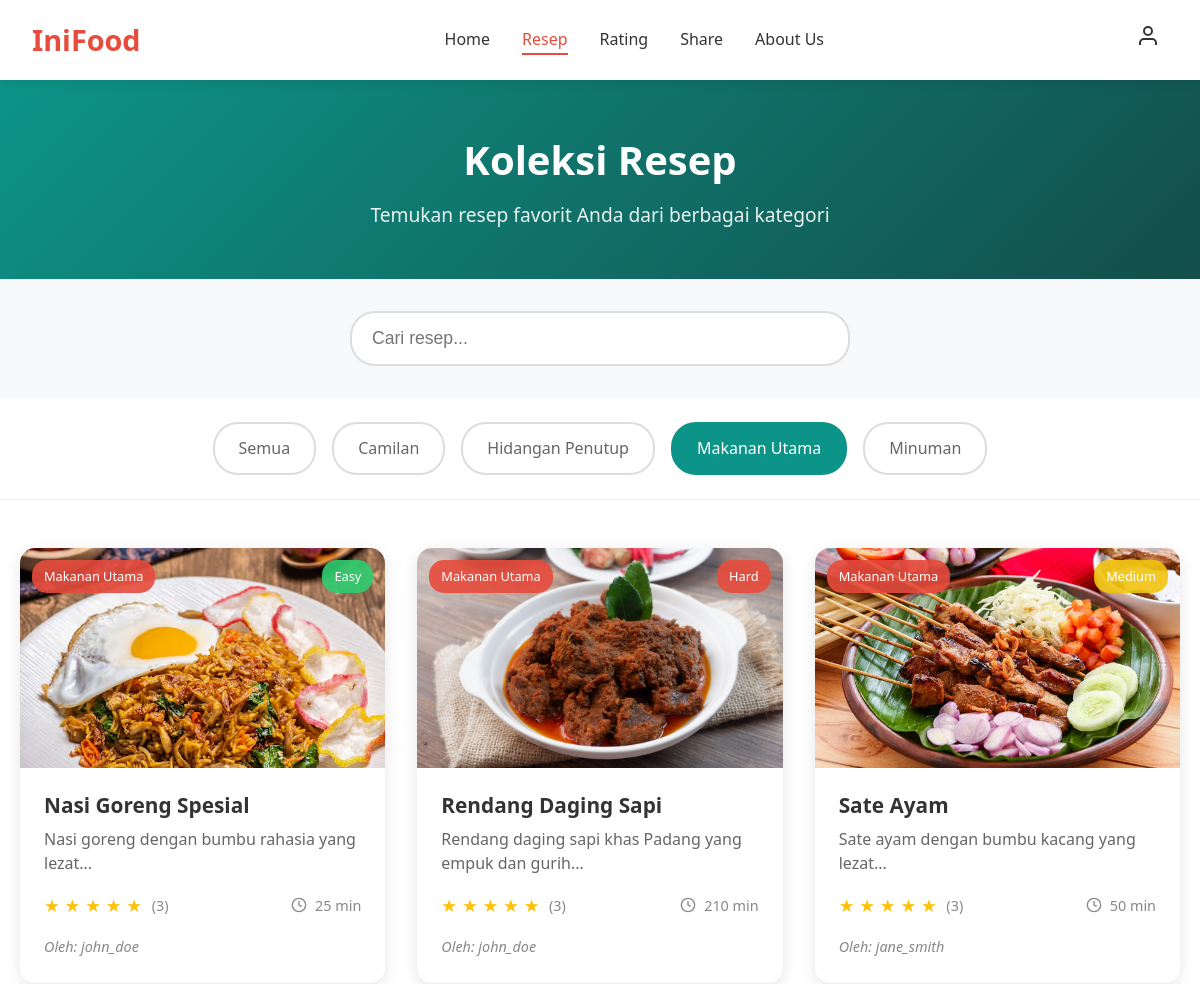
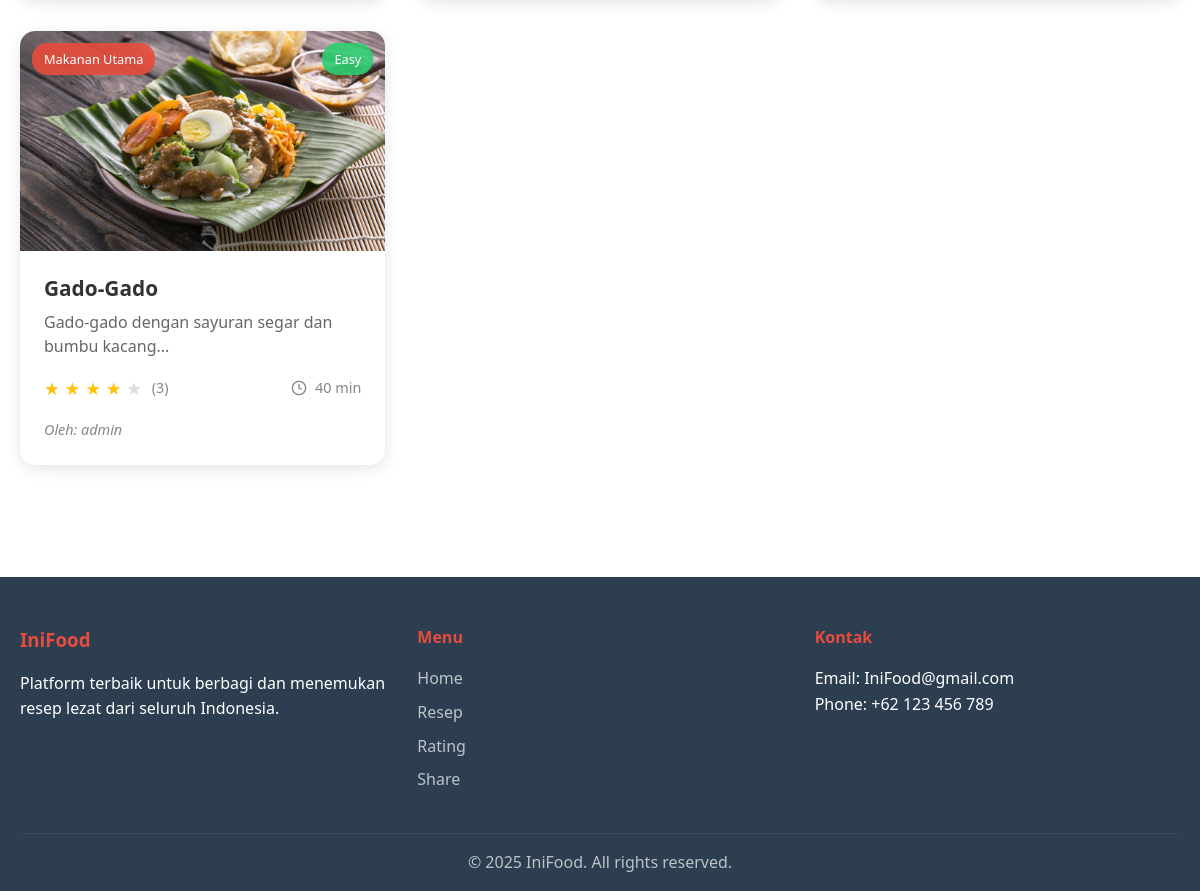
Page /recipes.php on the committed database (2 pictures, top to bottom).
### tables this page shows
CREATE TABLE categories (
    id INT AUTO_INCREMENT PRIMARY KEY,
    name VARCHAR(50) NOT NULL,
    slug VARCHAR(50) NOT NULL
);

CREATE TABLE recipes (
    id INT AUTO_INCREMENT PRIMARY KEY,
    title VARCHAR(200) NOT NULL,
    description TEXT,
    ingredients TEXT NOT NULL,
    instructions TEXT NOT NULL,
    prep_time INT NOT NULL,
    cook_time INT NOT NULL,
    servings INT NOT NULL,
    difficulty ENUM('Easy', 'Medium', 'Hard') DEFAULT 'Easy',
    category_id INT,
    image_url VARCHAR(255),
    status ENUM('pending', 'approved', 'rejected') DEFAULT 'pending',
    created_by INT,
    created_at TIMESTAMP DEFAULT CURRENT_TIMESTAMP,
    updated_at TIMESTAMP DEFAULT CURRENT_TIMESTAMP ON UPDATE CURRENT_TIMESTAMP,
    FOREIGN KEY (category_id) REFERENCES categories(id),
    FOREIGN KEY (created_by) REFERENCES users(id)
);

CREATE TABLE users (
    id INT AUTO_INCREMENT PRIMARY KEY,
    username VARCHAR(50) UNIQUE NOT NULL,
    email VARCHAR(100) UNIQUE NOT NULL,
    password VARCHAR(255) NOT NULL,
    role ENUM('user', 'admin') DEFAULT 'user',
    created_at TIMESTAMP DEFAULT CURRENT_TIMESTAMP
);

### recipes.php (the view, shortened to what this page needs)
<?php
$database = new Database();
$db = $database->getConnection();
$categoryQuery = "SELECT * FROM categories ORDER BY name";
$categoryStmt = $db->prepare($categoryQuery);
$categoryStmt->execute();
$categories = $categoryStmt->fetchAll(PDO::FETCH_ASSOC);
$selectedCategory = $_GET['category'] ?? 'makanan-utama';
$searchQuery = $_GET['search'] ?? '';
$recipeQuery = "SELECT r.*, c.name as category_name, c.slug as category_slug,
                       COALESCE(AVG(rt.rating), 0) as avg_rating,
                       COUNT(rt.id) as rating_count,
                       u.username as author
                FROM recipes r
                LEFT JOIN categories c ON r.category_id = c.id
                LEFT JOIN ratings rt ON r.id = rt.recipe_id
                LEFT JOIN users u ON r.created_by = u.id
                WHERE r.status = 'approved'";
$params = [];
if ($selectedCategory !== 'all') {
    $recipeQuery .= " AND c.slug = :category";
    $params['category'] = $selectedCategory;
}
$recipeQuery .= " GROUP BY r.id ORDER BY r.created_at DESC";
$recipeStmt = $db->prepare($recipeQuery);
$recipeStmt->execute($params);
$recipes = $recipeStmt->fetchAll(PDO::FETCH_ASSOC);
?>
<!DOCTYPE html>
<html lang="id">
<head>
    <link rel="stylesheet" href="assets/css/style.css">
    <link rel="stylesheet" href="assets/css/recipes.css">
</head>
<body>
    <header class="header">
        <nav class="navbar">
            <div class="nav-brand">
                <h1>IniFood</h1>
            </div>
            <ul class="nav-menu">
                <li><a href="index.php" class="nav-link">Home</a></li>
                <li><a href="recipes.php" class="nav-link active">Resep</a></li>
                <li><a href="ratings.php" class="nav-link">Rating</a></li>
                <li><a href="share.php" class="nav-link">Share</a></li>
                <li><a href="about.php" class="nav-link">About Us</a></li>
            </ul>
            <div class="user-menu">
                <div class="user-icon" onclick="toggleUserMenu()">
                    <svg width="24" height="24" viewBox="0 0 24 24" fill="none" stroke="currentColor" stroke-width="2">
                        <path d="M20 21v-2a4 4 0 0 0-4-4H8a4 4 0 0 0-4 4v2"></path>
                        <circle cx="12" cy="7" r="4"></circle>
                    </svg>
                </div>
            </div>
        </nav>
    </header>
    <main class="main-content">
        <section class="page-header">
            <div class="container">
                <h1>Koleksi Resep</h1>
                <p>Temukan resep favorit Anda dari berbagai kategori</p>
            </div>
        </section>
        <section class="search-section">
            <div class="container">
                <div class="search-container">
                    <input type="text" class="search-input" placeholder="Cari resep..."
                           value="<?php echo htmlspecialchars($searchQuery); ?>" id="searchInput">
        </div>
    </div>
</section>
        <section class="category-filter">
            <div class="container">
                <div class="category-tabs">
                    <a href="?category=all<?php echo $searchQuery ? '&search=' . urlencode($searchQuery) : ''; ?>"
                       class="category-tab <?php echo $selectedCategory === 'all' ? 'active' : ''; ?>">
                        Semua
                    </a>
                    <?php foreach ($categories as $category): ?>
                        <a href="?category=<?php echo $category['slug']; ?><?php echo $searchQuery ? '&search=' . urlencode($searchQuery) : ''; ?>"
                           class="category-tab <?php echo $selectedCategory === $category['slug'] ? 'active' : ''; ?>">
                            <?php echo htmlspecialchars($category['name']); ?>
                        </a>
                    <?php endforeach; ?>
                </div>
            </div>
        </section>
        <section class="recipes-section">
            <div class="container">
                <?php if (empty($recipes)): ?>
                    <div class="no-results">
                        <h3>Tidak ada resep ditemukan</h3>
                        <p>Coba ubah kata kunci pencarian atau pilih kategori lain.</p>
                    </div>
                <?php else: ?>
                    <div class="recipes-grid">
                        <?php foreach ($recipes as $recipe): ?>
                            <div class="recipe-card" onclick="window.location.href='recipe-detail.php?id=<?php echo $recipe['id']; ?>'">
                                <div class="recipe-image-container">
                                    <img src="<?php echo $recipe['image_url'] ?: '/placeholder.svg?height=200&width=300'; ?>"
                                         alt="<?php echo htmlspecialchars($recipe['title']); ?>" class="recipe-image">
                                    <div class="recipe-category"><?php echo htmlspecialchars($recipe['category_name']); ?></div>
                                    <div class="recipe-difficulty difficulty-<?php echo strtolower($recipe['difficulty']); ?>">
                                        <?php echo $recipe['difficulty']; ?>
                                    </div>
                                </div>
                                <div class="recipe-info">
                                    <h3 class="recipe-title"><?php echo htmlspecialchars($recipe['title']); ?></h3>
                                    <p class="recipe-description"><?php echo htmlspecialchars(substr($recipe['description'], 0, 100)); ?>...</p>
                                    <div class="recipe-meta">
                                        <div class="recipe-rating">
                                            <?php for ($i = 1; $i <= 5; $i++): ?>
                                                <span class="star <?php echo $i <= round($recipe['avg_rating']) ? 'filled' : ''; ?>">★</span>
                                            <?php endfor; ?>
                                            <span class="rating-text">(<?php echo $recipe['rating_count']; ?>)</span>
                                        </div>
                                        <div class="recipe-time">
                                            <svg width="16" height="16" viewBox="0 0 24 24" fill="none" stroke="currentColor" stroke-width="2">
                                                <circle cx="12" cy="12" r="10"></circle>
                                                <polyline points="12,6 12,12 16,14"></polyline>
                                            </svg>
                                            <?php echo $recipe['prep_time'] + $recipe['cook_time']; ?> min
                                        </div>
                                    </div>
                                    <div class="recipe-author">
                                        Oleh: <?php echo htmlspecialchars($recipe['author']); ?>
                                    </div>
                                </div>
                            </div>
                        <?php endforeach; ?>
                    </div>
                <?php endif; ?>
            </div>
        </section>
    </main>
    <footer class="footer">
        <div class="container">
            <div class="footer-content">
                <div class="footer-section">
                    <h3>IniFood</h3>
                    <p>Platform terbaik untuk berbagi dan menemukan resep lezat dari seluruh Indonesia.</p>
                </div>
                <div class="footer-section">
                    <h4>Menu</h4>
                    <ul>
                        <li><a href="index.php">Home</a></li>
                        <li><a href="recipes.php">Resep</a></li>
                        <li><a href="ratings.php">Rating</a></li>
                        <li><a href="share.php">Share</a></li>
                    </ul>
                </div>
                <div class="footer-section">
                    <h4>Kontak</h4>
                    <p>Email: IniFood@gmail.com</p>
                    <p>Phone: +62 123 456 789</p>
                </div>
            </div>
            <div class="footer-bottom">
                <p>&copy; 2025 IniFood. All rights reserved.</p>
            </div>
        </div>
    </footer>
</body>
</html>

### assets/css/style.css (style rules this page uses)
* { margin: 0; padding: 0; box-sizing: border-box; }
body { font-family: "Segoe UI", Tahoma, Geneva, Verdana, sans-serif; line-height: 1.6; color: #333; background-color: #fff; }
.container { max-width: 1200px; margin: 0 auto; padding: 0 20px; }
.header { background: #fff; box-shadow: 0 2px 10px rgba(0, 0, 0, 0.1); position: fixed; top: 0; left: 0; right: 0; z-index: 1000; }
.navbar { display: flex; justify-content: space-between; align-items: center; padding: 1rem 2rem; max-width: 1200px; margin: 0 auto; }
.nav-brand h1 { color: #e74c3c; font-size: 1.8rem; font-weight: bold; }
.nav-menu { display: flex; list-style: none; gap: 2rem; }
.nav-link { text-decoration: none; color: #333; font-weight: 500; transition: color 0.3s ease; position: relative; }
.nav-link:hover, .nav-link.active { color: #e74c3c; }
.nav-link.active::after { content: ""; position: absolute; bottom: -5px; left: 0; right: 0; height: 2px; background: #e74c3c; }
.user-menu { position: relative; }
.user-icon { cursor: pointer; padding: 8px; border-radius: 50%; transition: background-color 0.3s ease; }
.star { color: #ddd; font-size: 1.2rem; cursor: pointer; transition: color 0.2s ease; }
.star.filled { color: #ffc107; }
.search-container { position: relative; max-width: 400px; margin: 0 auto; }
.search-input { width: 100%; padding: 12px 16px; border: 1px solid #ddd; border-radius: 25px; font-size: 1rem; outline: none; transition: border-color 0.3s ease; }
.footer { background: #2c3e50; color: white; padding: 3rem 0 1rem; margin-top: 4rem; }
.footer-content { display: grid; grid-template-columns: repeat(auto-fit, minmax(250px, 1fr)); gap: 2rem; margin-bottom: 2rem; }
.footer-section h3, .footer-section h4 { margin-bottom: 1rem; color: #e74c3c; }
.footer-section ul { list-style: none; }
.footer-section ul li { margin-bottom: 0.5rem; }
.footer-section a { color: #bdc3c7; text-decoration: none; transition: color 0.3s ease; }
.footer-bottom { border-top: 1px solid #34495e; padding-top: 1rem; text-align: center; color: #bdc3c7; }

### rows in the picture
categories: name "Camilan"
categories: name "Hidangan Penutup"
categories: name "Makanan Utama"
categories: name "Minuman"
recipes: image_url (picture), category.name "Makanan Utama", difficulty "Easy", title "Nasi Goreng Spesial", description "Nasi goreng dengan bumbu rahasia yang lezat", rating_count "3", $recipe['prep_time'] + $recipe['cook_time'] "25", created_by.username "john_doe"
recipes: image_url (picture), category.name "Makanan Utama", difficulty "Hard", title "Rendang Daging Sapi", description "Rendang daging sapi khas Padang yang empuk dan gurih", rating_count "3", $recipe['prep_time'] + $recipe['cook_time'] "210", created_by.username "john_doe"
recipes: image_url (picture), category.name "Makanan Utama", difficulty "Medium", title "Sate Ayam", description "Sate ayam dengan bumbu kacang yang lezat", rating_count "3", $recipe['prep_time'] + $recipe['cook_time'] "50", created_by.username "jane_smith"
recipes: image_url (picture), category.name "Makanan Utama", difficulty "Easy", title "Gado-Gado", description "Gado-gado dengan sayuran segar dan bumbu kacang", rating_count "3", $recipe['prep_time'] + $recipe['cook_time'] "40", created_by.username "admin"
